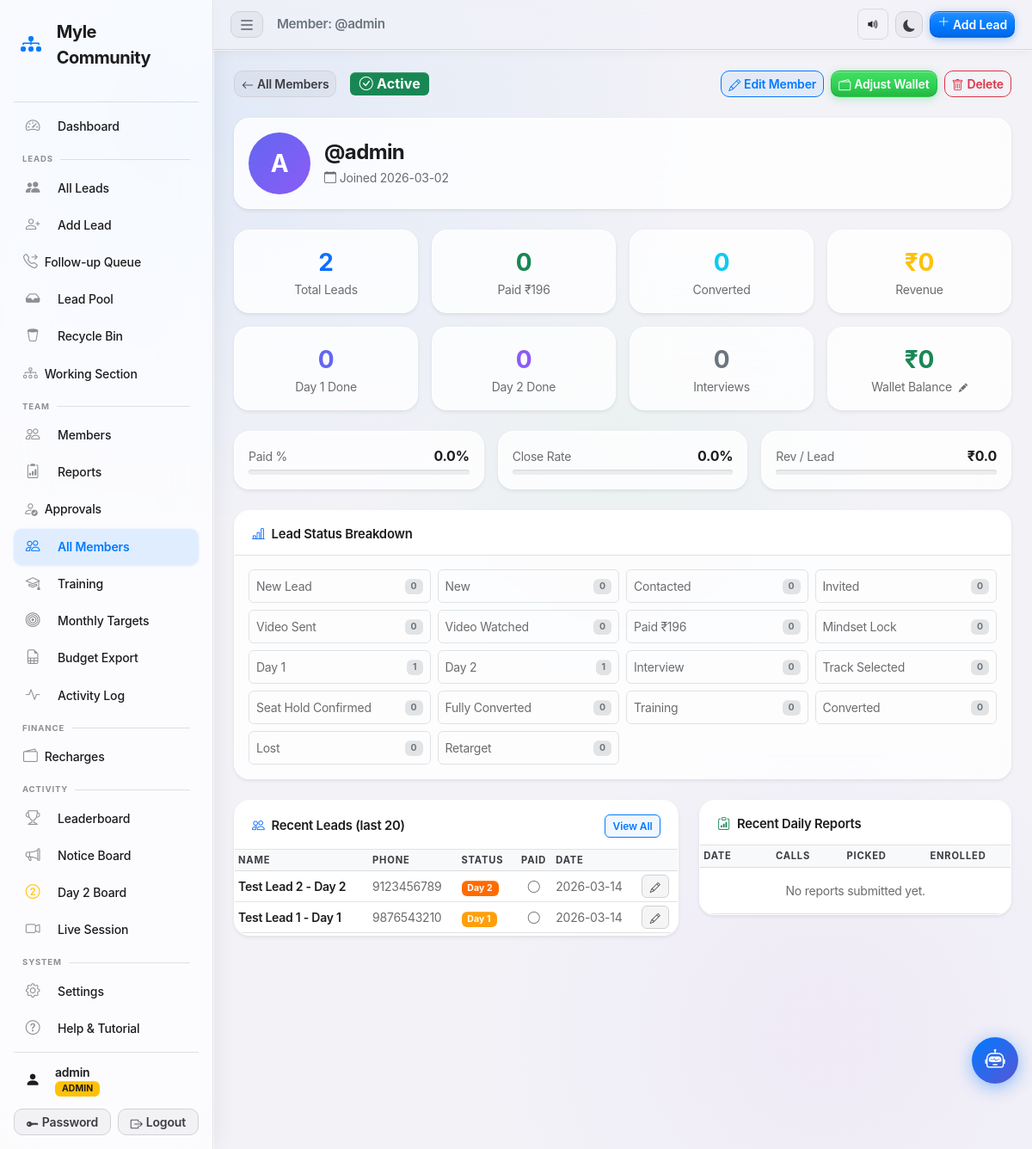
/admin/members/admin (signed in), run on the app's committed database.
### tables this page shows
CREATE TABLE users (
            id         INTEGER PRIMARY KEY AUTOINCREMENT,
            username   TEXT    NOT NULL UNIQUE,
            password   TEXT    NOT NULL,
            role       TEXT    NOT NULL DEFAULT 'team',
            created_at TEXT    NOT NULL DEFAULT (datetime('now','localtime'))
        , fbo_id TEXT NOT NULL DEFAULT '', upline_name TEXT NOT NULL DEFAULT '', phone TEXT NOT NULL DEFAULT '', status TEXT NOT NULL DEFAULT 'pending', email TEXT NOT NULL DEFAULT '', display_picture TEXT NOT NULL DEFAULT '', calling_reminder_time TEXT NOT NULL DEFAULT '', training_required INTEGER NOT NULL DEFAULT 0, training_status TEXT NOT NULL DEFAULT 'not_required', joining_date TEXT NOT NULL DEFAULT '', certificate_path TEXT NOT NULL DEFAULT '', badges_json TEXT NOT NULL DEFAULT '[]', test_score INTEGER NOT NULL DEFAULT -1, test_attempts INTEGER NOT NULL DEFAULT 0, upline_username TEXT NOT NULL DEFAULT '');

CREATE TABLE leads (
            id          INTEGER PRIMARY KEY AUTOINCREMENT,
            name        TEXT    NOT NULL,
            phone       TEXT    NOT NULL,
            email       TEXT,
            referred_by TEXT,
            status      TEXT    NOT NULL DEFAULT 'New',
            payment_done INTEGER NOT NULL DEFAULT 0,
            payment_amount REAL  NOT NULL DEFAULT 0.0,
            day1_done   INTEGER NOT NULL DEFAULT 0,
            day2_done   INTEGER NOT NULL DEFAULT 0,
            interview_done INTEGER NOT NULL DEFAULT 0,
            notes       TEXT,
            created_at  TEXT    NOT NULL DEFAULT (datetime('now','localtime')),
            updated_at  TEXT    NOT NULL DEFAULT (datetime('now','localtime'))
        , assigned_to TEXT NOT NULL DEFAULT '', source TEXT NOT NULL DEFAULT '', revenue REAL NOT NULL DEFAULT 0.0, follow_up_date TEXT NOT NULL DEFAULT '', call_result TEXT NOT NULL DEFAULT '', city TEXT NOT NULL DEFAULT '', deleted_at TEXT NOT NULL DEFAULT '', in_pool INTEGER NOT NULL DEFAULT 0, pool_price REAL NOT NULL DEFAULT 0.0, claimed_at TEXT NOT NULL DEFAULT '', track_selected TEXT NOT NULL DEFAULT '', track_price REAL NOT NULL DEFAULT 0.0, seat_hold_amount REAL NOT NULL DEFAULT 0.0, pending_amount REAL NOT NULL DEFAULT 0.0, last_contacted TEXT NOT NULL DEFAULT '', contact_count INTEGER NOT NULL DEFAULT 0, follow_up_time TEXT NOT NULL DEFAULT '', day1_batch TEXT NOT NULL DEFAULT '', day2_batch TEXT NOT NULL DEFAULT '', day3_batch TEXT NOT NULL DEFAULT '', d1_morning INTEGER NOT NULL DEFAULT 0, d1_afternoon INTEGER NOT NULL DEFAULT 0, d1_evening INTEGER NOT NULL DEFAULT 0, d2_morning INTEGER NOT NULL DEFAULT 0, d2_afternoon INTEGER NOT NULL DEFAULT 0, d2_evening INTEGER NOT NULL DEFAULT 0, working_date TEXT NOT NULL DEFAULT '', daily_score INTEGER NOT NULL DEFAULT 0, pipeline_stage TEXT NOT NULL DEFAULT 'enrollment', current_owner TEXT NOT NULL DEFAULT '', call_status TEXT NOT NULL DEFAULT 'Not Called Yet', priority_score INTEGER NOT NULL DEFAULT 0, seat_hold_expiry TEXT NOT NULL DEFAULT '');

### app.py (the view)
@app.route('/admin/members/<username>')
@admin_required
def member_detail(username):
    db   = get_db()
    user = db.execute("SELECT * FROM users WHERE username=?", (username,)).fetchone()
    if not user:
        flash('Member not found.', 'danger')
        db.close()
        return redirect(url_for('admin_members'))
    metrics = _get_metrics(db, username=username)
    wallet  = _get_wallet(db, username)
    recent_leads = db.execute(
        "SELECT * FROM leads WHERE assigned_to=? AND in_pool=0 ORDER BY created_at DESC LIMIT 20",
        (username,)
    ).fetchall()
    recent_reports = db.execute(
        "SELECT * FROM daily_reports WHERE username=? ORDER BY report_date DESC LIMIT 10",
        (username,)
    ).fetchall()
    _sc = db.execute(
        "SELECT status, COUNT(*) as c FROM leads WHERE assigned_to=? AND in_pool=0 AND deleted_at='' GROUP BY status",
        (username,)
    ).fetchall()
    status_data = {s: 0 for s in STATUSES}
    for row in _sc:
        if row['status'] in status_data:
            status_data[row['status']] = row['c']
    downlines = db.execute(
        "SELECT username, status FROM users WHERE upline_name=? ORDER BY username",
        (username,)
    ).fetchall()
    db.close()
    return render_template('member_detail.html',
                           member=user,
                           metrics=metrics,
                           wallet=wallet,
                           recent_leads=recent_leads,
                           recent_reports=recent_reports,
                           status_data=status_data,
                           downlines=downlines,
                           statuses=STATUSES,
                           payment_amount=PAYMENT_AMOUNT)

### app.py (called while the page is built, shortened)
def _check_session_valid():
    username = session.get('username')
    if not username:
        return False
    db = get_db()
    row = db.execute(
        "SELECT status FROM users WHERE username=?", (username,)
    ).fetchone()
    db.close()
    if not row or row['status'] != 'approved':
        session.clear()
        return False
    return True

def admin_required(f):
    @wraps(f)
    def decorated(*args, **kwargs):
        if 'username' not in session:
            flash('Please log in to continue.', 'warning')
            return redirect(url_for('login'))
        if not _check_session_valid():
            flash('Your account is no longer active. Please contact an admin.', 'danger')
            return redirect(url_for('login'))
        if session.get('role') != 'admin':
            flash('Admin access required.', 'danger')
            return redirect(url_for('team_dashboard'))
        return f(*args, **kwargs)
    return decorated

def _get_wallet(db, username):
    recharged = db.execute(
        "SELECT COALESCE(SUM(amount), 0) FROM wallet_recharges "
        "WHERE username=? AND status='approved'",
        (username,)
    ).fetchone()[0] or 0.0
    spent = db.execute(
        "SELECT COALESCE(SUM(pool_price), 0) FROM leads "
        "WHERE assigned_to=? AND in_pool=0 AND claimed_at!=''",
        (username,)
    ).fetchone()[0] or 0.0
    return {
        'recharged': recharged,
        'spent':     spent,
        'balance':   recharged - spent,
    }

@app.context_processor
def inject_pending_count():
    if session.get('role') == 'admin':
        db  = get_db()
        row = db.execute("""
            SELECT
              (SELECT COUNT(*) FROM users           WHERE status='pending') as pu,
              (SELECT COUNT(*) FROM wallet_recharges WHERE status='pending') as wp
        """).fetchone()
        db.close()
        return {'pending_count': row['pu'], 'wallet_pending': row['wp'], 'has_pending_work': False}

@app.before_request
def csrf_protect():
    if '_csrf_token' not in session:
        session['_csrf_token'] = secrets.token_hex(32)
    if request.method in ('GET', 'HEAD', 'OPTIONS', 'TRACE'):
        return

@app.context_processor
def inject_csrf_token():
    return {'csrf_token': session.get('_csrf_token', '')}

### templates/member_detail.html (shortened to what this page needs)
{% extends "base.html" %}
{% block page_title %}Member: @{{ member.username }}{% endblock %}
{% block content %}
<div class="d-flex align-items-center gap-3 mb-4 flex-wrap">
  <a href="{{ url_for('admin_members') }}" class="btn btn-sm btn-outline-secondary">
    <i class="bi bi-arrow-left me-1"></i>All Members
  </a>
  {% if member.status == 'approved' %}
    <span class="badge bg-success fs-6"><i class="bi bi-check-circle me-1"></i>Active</span>
  {% elif member.status == 'pending' %}
    <span class="badge bg-warning text-dark fs-6">Pending Approval</span>
  {% else %}
    <span class="badge bg-danger fs-6">Rejected</span>
  {% endif %}
  <div class="ms-auto d-flex gap-2 flex-wrap">
    <button type="button" class="btn btn-sm btn-outline-primary" data-bs-toggle="modal" data-bs-target="#editMemberModal">
      <i class="bi bi-pencil me-1"></i>Edit Member
    </button>
    <button type="button" class="btn btn-sm btn-success" data-bs-toggle="modal" data-bs-target="#walletAdjustModal">
      <i class="bi bi-wallet2 me-1"></i>Adjust Wallet
    </button>
    <button type="button" class="btn btn-sm btn-outline-danger" data-bs-toggle="modal" data-bs-target="#deleteMemberModal">
      <i class="bi bi-trash me-1"></i>Delete
    </button>
  </div>
</div>
<div class="card border-0 shadow-sm mb-4">
  <div class="card-body">
    <div class="d-flex align-items-center gap-3 flex-wrap">
      {% if member.display_picture %}
        <img src="{{ member.display_picture }}" class="rounded-circle" width="72" height="72"
             style="object-fit:cover;">
      {% else %}
        <div class="rounded-circle d-flex align-items-center justify-content-center"
             style="width:72px;height:72px;background:linear-gradient(135deg,#6366f1,#8b5cf6);color:white;font-size:1.75rem;font-weight:700;flex-shrink:0;">
          {{ member.username[0]|upper }}
        </div>
      {% endif %}
      <div>
        <h4 class="mb-1 fw-bold">@{{ member.username }}</h4>
        <div class="d-flex flex-wrap gap-3 small text-muted">
          <span><i class="bi bi-calendar me-1"></i>Joined {{ member.created_at[:10] }}</span>
        </div>
      </div>
    </div>
  </div>
</div>
<div class="row g-3 mb-4">
  <div class="col-6 col-md-3">
    <div class="card border-0 shadow-sm text-center py-3">
      <div class="fw-bold fs-3 text-primary">{{ metrics.total }}</div>
      <div class="text-muted small">Total Leads</div>
    </div>
  </div>
  <div class="col-6 col-md-3">
    <div class="card border-0 shadow-sm text-center py-3">
      <div class="fw-bold fs-3 text-success">{{ metrics.paid }}</div>
      <div class="text-muted small">Paid ₹{{ payment_amount|int }}</div>
    </div>
  </div>
  <div class="col-6 col-md-3">
    <div class="card border-0 shadow-sm text-center py-3">
      <div class="fw-bold fs-3 text-info">{{ metrics.converted }}</div>
      <div class="text-muted small">Converted</div>
    </div>
  </div>
  <div class="col-6 col-md-3">
    <div class="card border-0 shadow-sm text-center py-3">
      <div class="fw-bold fs-3 text-warning">₹{{ metrics.revenue|int }}</div>
      <div class="text-muted small">Revenue</div>
    </div>
  </div>
  <div class="col-6 col-md-3">
    <div class="card border-0 shadow-sm text-center py-3">
      <div class="fw-bold fs-3" style="color:#6366f1;">{{ metrics.day1 }}</div>
      <div class="text-muted small">Day 1 Done</div>
    </div>
  </div>
  <div class="col-6 col-md-3">
    <div class="card border-0 shadow-sm text-center py-3">
      <div class="fw-bold fs-3" style="color:#8b5cf6;">{{ metrics.day2 }}</div>
      <div class="text-muted small">Day 2 Done</div>
    </div>
  </div>
  <div class="col-6 col-md-3">
    <div class="card border-0 shadow-sm text-center py-3">
      <div class="fw-bold fs-3 text-secondary">{{ metrics.interviews }}</div>
      <div class="text-muted small">Interviews</div>
    </div>
  </div>
  <div class="col-6 col-md-3">
    <div class="card border-0 shadow-sm text-center py-3" style="cursor:pointer;"
         data-bs-toggle="modal" data-bs-target="#walletAdjustModal" title="Click to adjust wallet">
      <div class="fw-bold fs-3 {% if wallet.balance >= 0 %}text-success{% else %}text-danger{% endif %}">
        ₹{{ wallet.balance|int }}
      </div>
      <div class="text-muted small">Wallet Balance <i class="bi bi-pencil-fill ms-1" style="font-size:0.65rem;"></i></div>
    </div>
  </div>
</div>
<div class="row g-3 mb-4">
  <div class="col-6 col-md-4">
    <div class="card border-0 shadow-sm p-3">
      <div class="d-flex justify-content-between align-items-center mb-1">
        <span class="small text-muted">Paid %</span>
        <span class="fw-bold">{{ metrics.paid196_pct }}%</span>
      </div>
      <div class="progress" style="height:6px;">
      </div>
    </div>
  </div>
  <div class="col-6 col-md-4">
    <div class="card border-0 shadow-sm p-3">
      <div class="d-flex justify-content-between align-items-center mb-1">
        <span class="small text-muted">Close Rate</span>
        <span class="fw-bold">{{ metrics.close_pct }}%</span>
      </div>
      <div class="progress" style="height:6px;">
      </div>
    </div>
  </div>
  <div class="col-6 col-md-4">
    <div class="card border-0 shadow-sm p-3">
      <div class="d-flex justify-content-between align-items-center mb-1">
        <span class="small text-muted">Rev / Lead</span>
        <span class="fw-bold">₹{{ metrics.rev_per_lead }}</span>
      </div>
      <div class="progress" style="height:6px;">
      </div>
    </div>
  </div>
</div>
<div class="card border-0 shadow-sm mb-4">
  <div class="card-header bg-transparent border-0 fw-semibold pt-3">
    <i class="bi bi-bar-chart-line me-2 text-primary"></i>Lead Status Breakdown
  </div>
  <div class="card-body">
    <div class="row g-2">
      {% for s, count in status_data.items() %}
      <div class="col-6 col-sm-4 col-md-3">
        <div class="d-flex justify-content-between align-items-center p-2 rounded border small">
          <span class="text-muted">{{ s }}</span>
          <span class="badge bg-secondary-subtle text-secondary fw-bold">{{ count }}</span>
        </div>
      </div>
      {% endfor %}
    </div>
  </div>
</div>
<div class="row g-4">
  <div class="col-12 col-lg-7">
    <div class="card border-0 shadow-sm h-100">
      <div class="card-header bg-transparent border-0 fw-semibold pt-3 d-flex justify-content-between align-items-center">
        <span><i class="bi bi-people me-2 text-primary"></i>Recent Leads (last 20)</span>
        <a href="{{ url_for('leads') }}?q={{ member.username }}" class="btn btn-xs btn-outline-primary">View All</a>
      </div>
      <div class="card-body p-0">
        <div class="table-responsive">
          <table class="table table-sm table-hover align-middle mb-0 small">
            <thead class="table-light text-muted">
              <tr>
                <th>Name</th>
                <th>Phone</th>
                <th>Status</th>
                <th class="text-center">Paid</th>
                <th>Date</th>
                <th></th>
              </tr>
            </thead>
            <tbody>
              {% for lead in recent_leads %}
              <tr>
                <td class="fw-semibold">{{ lead.name }}</td>
                <td class="text-muted">{{ lead.phone }}</td>
                <td><span class="badge status-{{ lead.status|replace(' ','') }}">{{ lead.status }}</span></td>
                <td class="text-center">
                  {% if lead.payment_done %}
                    <i class="bi bi-check-circle-fill text-success"></i>
                  {% else %}
                    <i class="bi bi-circle text-muted"></i>
                  {% endif %}
                </td>
                <td class="text-muted">{{ lead.created_at[:10] }}</td>
                <td>
                  <a href="{{ url_for('edit_lead', lead_id=lead.id) }}"
                     class="btn btn-xs btn-outline-secondary">
                    <i class="bi bi-pencil"></i>
                  </a>
                </td>
              </tr>
              {% else %}
              <tr>
                <td colspan="6" class="text-center text-muted py-4">No leads yet.</td>
              </tr>
              {% endfor %}
            </tbody>
          </table>
        </div>
      </div>
    </div>
  </div>
  <div class="col-12 col-lg-5">
    <div class="card border-0 shadow-sm mb-4">
      <div class="card-header bg-transparent border-0 fw-semibold pt-3">
        <i class="bi bi-clipboard-data me-2 text-success"></i>Recent Daily Reports
      </div>
      <div class="card-body p-0">
        <div class="table-responsive">
          <table class="table table-sm table-hover align-middle mb-0 small">
            <thead class="table-light text-muted">
              <tr>
                <th>Date</th>
                <th class="text-center">Calls</th>
                <th class="text-center">Picked</th>
                <th class="text-center">Enrolled</th>
              </tr>
            </thead>
            <tbody>
              {% for r in recent_reports %}
              <tr>
                <td class="fw-semibold">{{ r.report_date }}</td>
                <td class="text-center">{{ r.total_calling }}</td>
                <td class="text-center">{{ r.calls_picked }}</td>
                <td class="text-center">
                  <span class="badge bg-success-subtle text-success">{{ r.enrollments_done }}</span>
                </td>
              </tr>
              {% else %}
              <tr>
                <td colspan="4" class="text-center text-muted py-3">No reports submitted yet.</td>
              </tr>
              {% endfor %}
            </tbody>
          </table>
        </div>
      </div>
    </div>
  </div>
</div>
{% endblock %}

### data on the page
users: username "admin", username "A", created_at "2026-03-02"
leads: status "Day 1", id "1", name "Test Lead 1 - Day 1", phone "9876543210", payment_done 0 (drawn), created_at "2026-03-14"
leads: name "Test Lead 2 - Day 2", phone "9123456789", status "Day 2", payment_done 0 (drawn), created_at "2026-03-14"

### other printed values
{{ session.get('username', '') }} "admin"
{{ session.get('role', '') | upper }} "ADMIN"
{{ metrics.total }} "2"
{{ metrics.paid }} "0"
{{ payment_amount|int }} "196"
{{ metrics.converted }} "0"
{{ metrics.revenue|int }} "0"
{{ metrics.day1 }} "0"
{{ metrics.day2 }} "0"
{{ metrics.interviews }} "0"
{{ wallet.balance|int }} "0"
{{ metrics.paid196_pct }} "0.0"
{{ metrics.close_pct }} "0.0"
{{ metrics.rev_per_lead }} "0.0"
{{ s }} "New Lead" "New" "Contacted" "Invited" "Video Sent" "Video Watched" "Paid ₹196" "Mindset Lock" "Day 2" "Interview" "Track Selected" "Seat Hold Confirmed" "Fully Converted" "Training" "Converted" "Lost" "Retarget"
